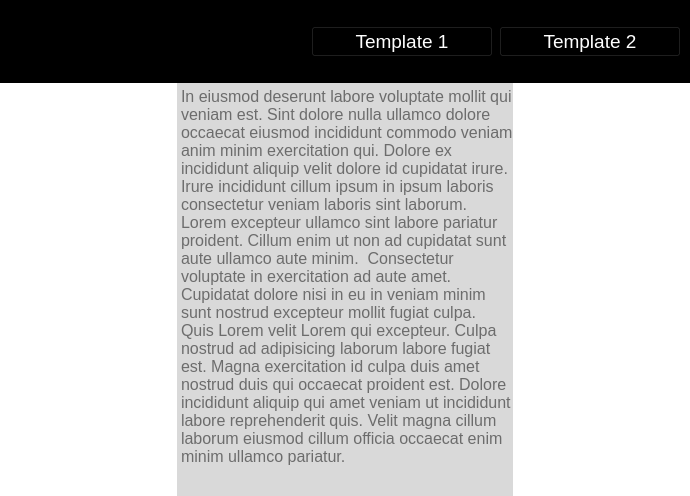
<?xml version="1.0" encoding="UTF-8"?>
<ui version="4.0">
 <class>Termplate</class>
 <widget class="QWidget" name="Termplate">
  <property name="geometry">
   <rect>
    <x>0</x>
    <y>0</y>
    <width>690</width>
    <height>496</height>
   </rect>
  </property>
  <property name="windowTitle">
   <string>Template</string>
  </property>
  <property name="windowIcon">
   <iconset resource="img/icon.qrc">
    <normaloff>:/newPrefix/template_icon.png</normaloff>:/newPrefix/template_icon.png</iconset>
  </property>
  <layout class="QVBoxLayout" name="verticalLayout" stretch="1,5">
   <property name="spacing">
    <number>0</number>
   </property>
   <property name="leftMargin">
    <number>0</number>
   </property>
   <property name="topMargin">
    <number>0</number>
   </property>
   <property name="rightMargin">
    <number>0</number>
   </property>
   <property name="bottomMargin">
    <number>0</number>
   </property>
   <item>
    <widget class="QWidget" name="header" native="true">
     <property name="styleSheet">
      <string notr="true">background-color: rgb(0, 0, 0);
</string>
     </property>
     <layout class="QHBoxLayout" name="horizontalLayout_3" stretch="1,3,5">
      <item>
       <widget class="QPushButton" name="pushButton">
        <property name="sizePolicy">
         <sizepolicy hsizetype="Ignored" vsizetype="Ignored">
          <horstretch>0</horstretch>
          <verstretch>0</verstretch>
         </sizepolicy>
        </property>
        <property name="styleSheet">
         <string notr="true">border-image: url(img/template_icon.png);
border-radius: 12px;
</string>
        </property>
        <property name="text">
         <string/>
        </property>
       </widget>
      </item>
      <item>
       <spacer name="horizontalSpacer_3">
        <property name="orientation">
         <enum>Qt::Horizontal</enum>
        </property>
        <property name="sizeHint" stdset="0">
         <size>
          <width>217</width>
          <height>20</height>
         </size>
        </property>
       </spacer>
      </item>
      <item>
       <layout class="QHBoxLayout" name="horizontalLayout">
        <item>
         <widget class="QPushButton" name="template_1">
          <property name="font">
           <font>
            <pointsize>14</pointsize>
           </font>
          </property>
          <property name="styleSheet">
           <string notr="true">background-color: rgb(0, 0, 0);
color: rgb(255, 255, 255);</string>
          </property>
          <property name="text">
           <string>Template 1</string>
          </property>
         </widget>
        </item>
        <item>
         <widget class="QPushButton" name="template_2">
          <property name="font">
           <font>
            <pointsize>14</pointsize>
           </font>
          </property>
          <property name="styleSheet">
           <string notr="true">background-color: rgb(0, 0, 0);
color: rgb(255, 255, 255);</string>
          </property>
          <property name="text">
           <string>Template 2</string>
          </property>
         </widget>
        </item>
       </layout>
      </item>
     </layout>
    </widget>
   </item>
   <item>
    <widget class="QWidget" name="body" native="true">
     <property name="styleSheet">
      <string notr="true">background-color: rgb(255, 255, 255);</string>
     </property>
     <layout class="QHBoxLayout" name="horizontalLayout_2" stretch="1,2,1">
      <property name="topMargin">
       <number>0</number>
      </property>
      <property name="bottomMargin">
       <number>0</number>
      </property>
      <item>
       <spacer name="horizontalSpacer">
        <property name="orientation">
         <enum>Qt::Horizontal</enum>
        </property>
        <property name="sizeHint" stdset="0">
         <size>
          <width>162</width>
          <height>20</height>
         </size>
        </property>
       </spacer>
      </item>
      <item>
       <widget class="QPlainTextEdit" name="plainTextEdit">
        <property name="font">
         <font>
          <pointsize>12</pointsize>
         </font>
        </property>
        <property name="styleSheet">
         <string notr="true">background-color: rgb(217, 217, 217);
border: none;</string>
        </property>
        <property name="placeholderText">
         <string>In eiusmod deserunt labore voluptate mollit qui veniam est. Sint dolore nulla ullamco dolore occaecat eiusmod incididunt commodo veniam anim minim exercitation qui. Dolore ex incididunt aliquip velit dolore id cupidatat irure.  Irure incididunt cillum ipsum in ipsum laboris consectetur veniam laboris sint laborum. Lorem excepteur ullamco sint labore pariatur proident. Cillum enim ut non ad cupidatat sunt aute ullamco aute minim.  Consectetur voluptate in exercitation ad aute amet. Cupidatat dolore nisi in eu in veniam minim sunt nostrud excepteur mollit fugiat culpa. Quis Lorem velit Lorem qui excepteur. Culpa nostrud ad adipisicing laborum labore fugiat est. Magna exercitation id culpa duis amet nostrud duis qui occaecat proident est. Dolore incididunt aliquip qui amet veniam ut incididunt labore reprehenderit quis. Velit magna cillum laborum eiusmod cillum officia occaecat enim minim ullamco pariatur.</string>
        </property>
       </widget>
      </item>
      <item>
       <spacer name="horizontalSpacer_2">
        <property name="orientation">
         <enum>Qt::Horizontal</enum>
        </property>
        <property name="sizeHint" stdset="0">
         <size>
          <width>162</width>
          <height>20</height>
         </size>
        </property>
       </spacer>
      </item>
     </layout>
    </widget>
   </item>
  </layout>
 </widget>
 <resources>
  <include location="img/icon.qrc"/>
 </resources>
 <connections/>
</ui>
